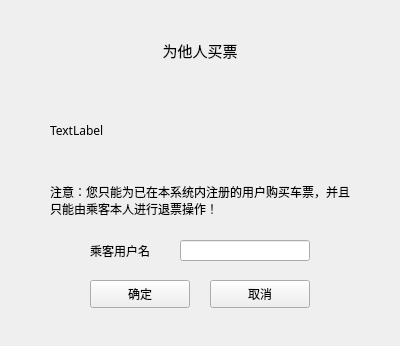
<?xml version="1.0" encoding="UTF-8"?>
<ui version="4.0">
 <class>buyOtherWindow</class>
 <widget class="QWidget" name="buyOtherWindow">
  <property name="geometry">
   <rect>
    <x>0</x>
    <y>0</y>
    <width>400</width>
    <height>346</height>
   </rect>
  </property>
  <property name="font">
   <font>
    <family>微软雅黑</family>
   </font>
  </property>
  <property name="windowTitle">
   <string>12306++铁路票务系统</string>
  </property>
  <widget class="QLabel" name="label">
   <property name="geometry">
    <rect>
     <x>150</x>
     <y>40</y>
     <width>100</width>
     <height>21</height>
    </rect>
   </property>
   <property name="font">
    <font>
     <pointsize>11</pointsize>
     <weight>50</weight>
     <bold>false</bold>
    </font>
   </property>
   <property name="text">
    <string>为他人买票</string>
   </property>
   <property name="alignment">
    <set>Qt::AlignCenter</set>
   </property>
  </widget>
  <widget class="QLabel" name="label_2">
   <property name="geometry">
    <rect>
     <x>50</x>
     <y>100</y>
     <width>300</width>
     <height>61</height>
    </rect>
   </property>
   <property name="text">
    <string>TextLabel</string>
   </property>
   <property name="wordWrap">
    <bool>true</bool>
   </property>
  </widget>
  <widget class="QLabel" name="label_3">
   <property name="geometry">
    <rect>
     <x>90</x>
     <y>240</y>
     <width>81</width>
     <height>21</height>
    </rect>
   </property>
   <property name="text">
    <string>乘客用户名</string>
   </property>
  </widget>
  <widget class="QLineEdit" name="lUsername">
   <property name="geometry">
    <rect>
     <x>180</x>
     <y>240</y>
     <width>130</width>
     <height>21</height>
    </rect>
   </property>
  </widget>
  <widget class="QPushButton" name="bSubmit">
   <property name="geometry">
    <rect>
     <x>90</x>
     <y>280</y>
     <width>100</width>
     <height>28</height>
    </rect>
   </property>
   <property name="text">
    <string>确定</string>
   </property>
  </widget>
  <widget class="QPushButton" name="bCancel">
   <property name="geometry">
    <rect>
     <x>210</x>
     <y>280</y>
     <width>100</width>
     <height>28</height>
    </rect>
   </property>
   <property name="text">
    <string>取消</string>
   </property>
  </widget>
  <widget class="QLabel" name="label_4">
   <property name="geometry">
    <rect>
     <x>50</x>
     <y>170</y>
     <width>300</width>
     <height>61</height>
    </rect>
   </property>
   <property name="text">
    <string>注意：您只能为已在本系统内注册的用户购买车票，并且只能由乘客本人进行退票操作！</string>
   </property>
   <property name="wordWrap">
    <bool>true</bool>
   </property>
  </widget>
 </widget>
 <resources/>
 <connections>
  <connection>
   <sender>bCancel</sender>
   <signal>clicked()</signal>
   <receiver>buyOtherWindow</receiver>
   <slot>close()</slot>
   <hints>
    <hint type="sourcelabel">
     <x>258</x>
     <y>292</y>
    </hint>
    <hint type="destinationlabel">
     <x>357</x>
     <y>293</y>
    </hint>
   </hints>
  </connection>
 </connections>
</ui>
